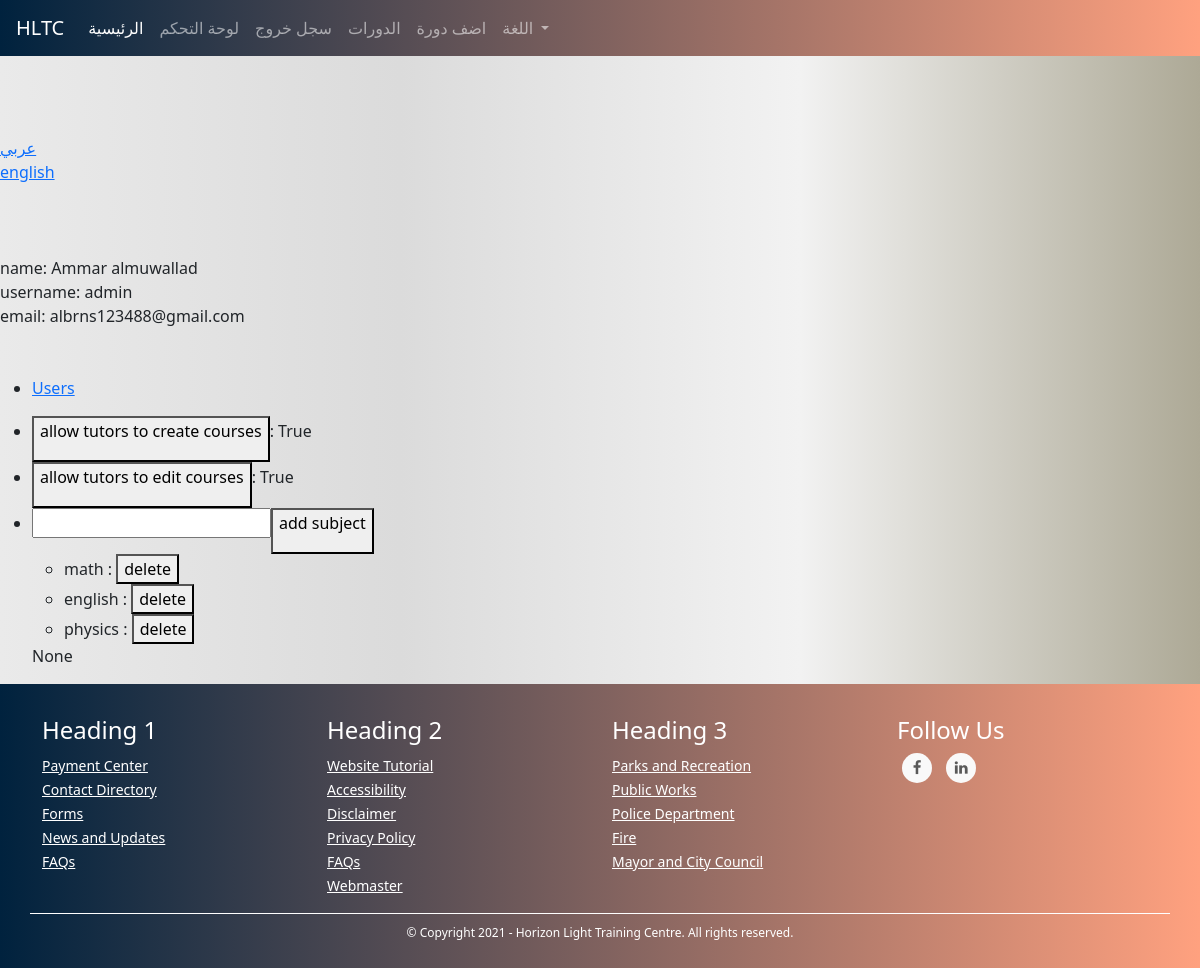
Before: /admins/control-panel (signed in) with the older database file.
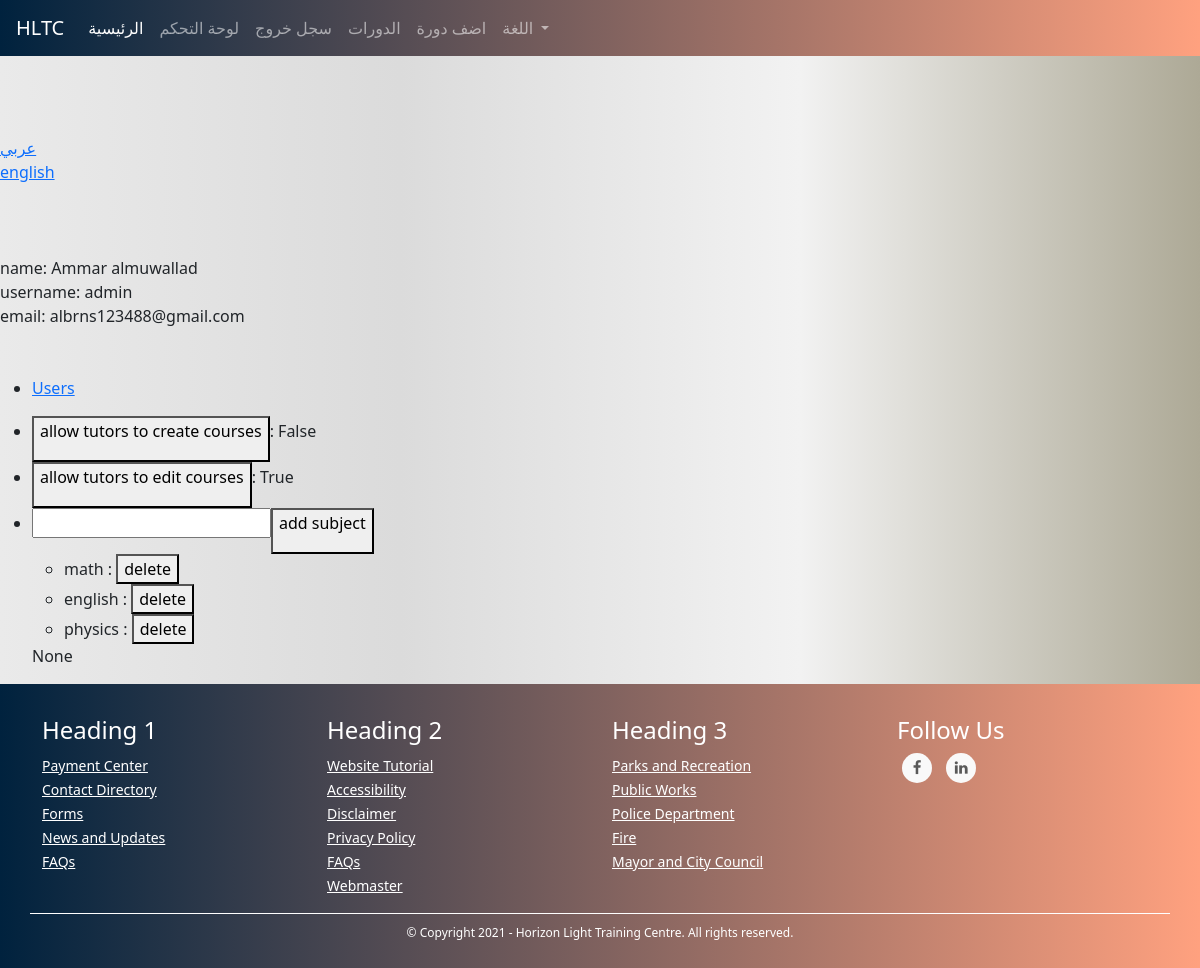
After: the same page with the newer database file.
### TUTOR/models.py (models this page shows, shortened)
class SiteSettingsModel(db.Model):
    id = db.Column(db.Integer, primary_key=True)
    _settings = db.Column(db.String(), nullable=True) # '{"setting_name": {"setting_type": ..., "setting_value": ....}, ....}'
    @property
    def allow_tutors_to_edit_courses(self):
        return self.settings["allow_tutors_to_edit_courses"]
    @property
    def allow_tutors_to_create_courses(self):
        return self.settings["allow_tutors_to_create_courses"]
    @property
    def subjects(self):
        return self.settings["subjects"]
    @property
    def settings(self):
        return json.loads(self._settings)
    @classmethod
    def instance(cls):
        return cls.query.get(1)

### TUTOR/ADMINISTRATION/routes.py (the view)
@admins_blueprint.route("/admins/control-panel", methods=["GET", "POST"])
@login_required(ADMIN_TYPES)
def control_panel():
    return render_template('admins/control_panel.html', value=request.args.get("value"))

### TUTOR/ADMINISTRATION/routes.py (called while the page is built)
@admins_blueprint.context_processor
def utility_processor():
    return dict(get_language_text=LngObj.get_language_text, get_current_page_language_list=LngObj.get_current_page_language_list, languages=LANGUAGES, admin_types=ADMIN_TYPES, settings=SiteSettingsModel.instance())

### TUTOR/models.py (called while the page is built)
@login_manager.user_loader
def load_user(user_id):
    return UserModel.query.get(int(user_id))

    @property
    def full_name(self):
        return self.first_name + " " + self.last_name

### TUTOR/utils/languages.py (called while the page is built)
    @staticmethod
    def translate(page_name, language=DEFAULT_LANGUAGE): # returns specific language page
        return LngObj.read_language_file(page_name, language)

    @staticmethod
    def read_language_file(page_name, language):
        path = os.path.join(current_app.root_path,"static", "languages", language + ".json")
        with open(path, "r", encoding='utf-8') as f:
            language_dict = json.loads(f.read())
            page_list = language_dict.get(page_name)
            return page_list if page_list else []

    @staticmethod
    def get_language_text(tag, language_list): # returns single text using it's tag
        return next(x.get("description") for x in language_list if x.get("tag") == tag)

### TUTOR/templates/admins/control_panel.html (shortened to what this page needs)
{% extends "template.html" %}
{% block content %}
    <br><br><br>
       {% include "snippets/language_select.html" %}
        <br><br><br>
        name: {{ current_user.full_name }}
        <br>
        username: {{ current_user.username }}
        <br>
        email: {{ current_user.email }}
        <br><br><br>
        <ul>
            <li><a href="{{ url_for('admins_blueprint.users_list_view') }}">Users</a></li>
        </ul>
        <ul>
            <li><a href="{{ url_for('admins_blueprint.change_site_settings', setting='allow_tutors_to_create_courses') }}"><button><p>allow tutors to create courses</p></button></a>: {{settings.allow_tutors_to_create_courses.setting_value}}</li>
            <li><a href="{{ url_for('admins_blueprint.change_site_settings', setting='allow_tutors_to_edit_courses') }}"><button><p>allow tutors to edit courses</p></button></a>: {{settings.allow_tutors_to_edit_courses.setting_value}}</li>
            <li><input type="text" id="subject-text"><button id="add-subject"><p>add subject</p></button></a></li>
            <ul>
                {% for subject in settings.subjects.setting_value %}
                    <li>{{ subject }} : <a href="{{ url_for('admins_blueprint.change_site_settings', setting='subjects', change_action_name='remove', value=subject) }}"><button>delete</button></a></li>
                {% endfor %}
            </ul>
            {{ value }}
        </ul>
{% endblock %}

Changed rows visible on the page:
changed SiteSettingsModel "True": allow_tutors_to_create_courses.setting_value "True" → "False"
